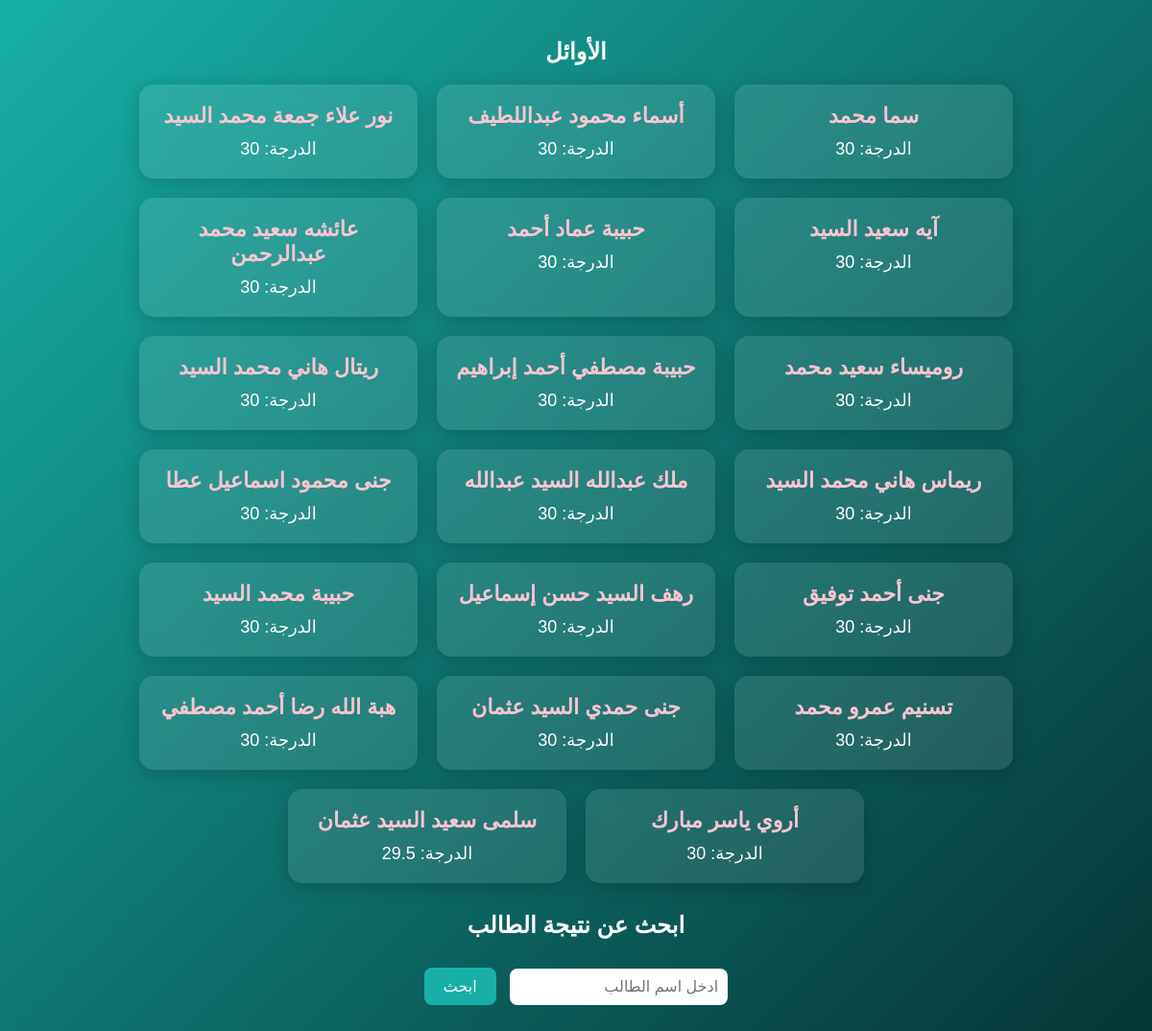
Page /natega/?gender=female (signed in) on the committed database.
### grades/models.py (models this page shows, shortened)
class Student(models.Model):
    GENDER_CHOICES = (
        ('male', 'Male'),
        ('female', 'Female'),
    )
    name = models.CharField(max_length=100)
    grade = models.CharField(max_length=10)
    gender = models.CharField(max_length=6, choices=GENDER_CHOICES, default=GENDER_CHOICES[0][0])
    is_best = models.BooleanField(default=False)

### grades/views.py (the view, shortened to what this page needs)
# urls.py: path('natega/', students_view, name='get_students'),
def students_view(request):
    context = {}
    if request.method == 'GET':
        gender = request.GET.get('gender')
        if gender:
            context['top_students'] = Student.objects.filter(
                is_best=True,
                gender=gender
            ).order_by('-grade')
    hide_feedback = request.session.pop('hide_feedback_form', False)
    context['hide_feedback_form'] = hide_feedback
    return render(request, 'grade.html', context)

### templates/grade.html (shortened to what this page needs)
{% load static %}
<!DOCTYPE html>
<html lang="ar" dir="rtl">
<head>
    <link rel="stylesheet" href="https://cdnjs.cloudflare.com/ajax/libs/font-awesome/6.5.0/css/all.min.css">
</head>
<body>
<div class="section">
    {% if top_students %}
        <h2>الأوائل</h2>
        <div class="cards-container" id="top-students">
            {% for student in top_students %}
                <div class="card">
                    <h3 style="color: {% if student.gender == 'female' %}#f9c5d1{% else %}#a3e0d9{% endif %};">{{ student.name }}</h3>
                    <p>الدرجة: {{ student.grade }}</p>
                </div>
            {% endfor %}
        </div>
    {% endif %}
</div>
<div class="section">
    <h2>ابحث عن نتيجة الطالب</h2>
    <form method="post" action="{% url 'get_students' %}">
        <input type="text" id="searchInput" placeholder="ادخل اسم الطالب" name="name" required>
        <button type="submit">ابحث</button>
    </form>
</div>
</body>
</html>

### rows in the picture
Student: name "سما محمد", grade "30"
Student: name "أسماء محمود عبداللطيف", grade "30"
Student: name "نور علاء جمعة محمد السيد", grade "30"
Student: name "آيه سعيد السيد", grade "30"
Student: name "حبيبة عماد أحمد", grade "30"
Student: name "عائشه سعيد محمد عبدالرحمن", grade "30"
Student: name "روميساء سعيد محمد", grade "30"
Student: name "حبيبة مصطفي أحمد إبراهيم", grade "30"
Student: name "ريتال هاني محمد السيد", grade "30"
Student: name "ريماس هاني محمد السيد", grade "30"
Student: name "ملك عبدالله السيد عبدالله", grade "30"
Student: name "جنى محمود اسماعيل عطا", grade "30"
Student: name "جنى أحمد توفيق", grade "30"
Student: name "رهف السيد حسن إسماعيل", grade "30"
Student: name "حبيبة محمد السيد", grade "30"
Student: name "تسنيم عمرو محمد", grade "30"
Student: name "جنى حمدي السيد عثمان", grade "30"
Student: name "هبة الله رضا أحمد مصطفي", grade "30"
Student: name "أروي ياسر مبارك", grade "30"
Student: name "سلمى سعيد السيد عثمان", grade "29.5"
